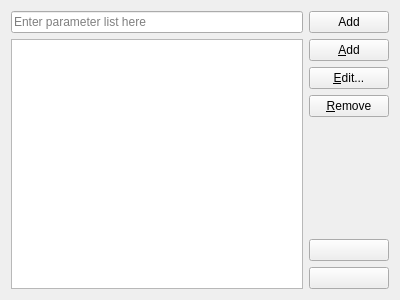
<?xml version="1.0" encoding="UTF-8"?>
<ui version="4.0">
 <class>ParameterTab</class>
 <widget class="QWidget" name="ParameterTab">
  <property name="geometry">
   <rect>
    <x>0</x>
    <y>0</y>
    <width>400</width>
    <height>300</height>
   </rect>
  </property>
  <property name="windowTitle">
   <string>ParameterTab</string>
  </property>
  <property name="locale">
   <locale language="English" country="UnitedKingdom"/>
  </property>
  <layout class="QGridLayout" name="gridLayout">
   <item row="1" column="0">
    <widget class="QTableView" name="tableView">
     <property name="autoScroll">
      <bool>true</bool>
     </property>
     <property name="editTriggers">
      <set>QAbstractItemView::AnyKeyPressed|QAbstractItemView::DoubleClicked|QAbstractItemView::EditKeyPressed|QAbstractItemView::SelectedClicked</set>
     </property>
     <property name="showDropIndicator" stdset="0">
      <bool>false</bool>
     </property>
     <property name="alternatingRowColors">
      <bool>true</bool>
     </property>
     <property name="selectionBehavior">
      <enum>QAbstractItemView::SelectItems</enum>
     </property>
     <attribute name="horizontalHeaderHighlightSections">
      <bool>true</bool>
     </attribute>
     <attribute name="horizontalHeaderStretchLastSection">
      <bool>true</bool>
     </attribute>
     <attribute name="verticalHeaderVisible">
      <bool>true</bool>
     </attribute>
     <attribute name="verticalHeaderHighlightSections">
      <bool>true</bool>
     </attribute>
    </widget>
   </item>
   <item row="1" column="1">
    <layout class="QVBoxLayout" name="verticalLayout">
     <item>
      <widget class="QPushButton" name="addItem">
       <property name="text">
        <string>&amp;Add</string>
       </property>
      </widget>
     </item>
     <item>
      <widget class="QPushButton" name="editItem">
       <property name="text">
        <string>&amp;Edit...</string>
       </property>
      </widget>
     </item>
     <item>
      <widget class="QPushButton" name="removeItems">
       <property name="text">
        <string>&amp;Remove</string>
       </property>
      </widget>
     </item>
     <item>
      <spacer name="verticalSpacer">
       <property name="orientation">
        <enum>Qt::Vertical</enum>
       </property>
       <property name="sizeHint" stdset="0">
        <size>
         <width>20</width>
         <height>40</height>
        </size>
       </property>
      </spacer>
     </item>
     <item>
      <widget class="QPushButton" name="moveItemsUp">
       <property name="toolTip">
        <string>Moves the selected parameter one row up</string>
       </property>
       <property name="toolTipDuration">
        <number>4</number>
       </property>
       <property name="text">
        <string/>
       </property>
       <property name="icon">
        <iconset resource="ViraquchaUML.qrc">
         <normaloff>:/images/moveup_16x16.png</normaloff>:/images/moveup_16x16.png</iconset>
       </property>
      </widget>
     </item>
     <item>
      <widget class="QPushButton" name="moveItemsDown">
       <property name="toolTip">
        <string>Moves the selected parameter one row down</string>
       </property>
       <property name="toolTipDuration">
        <number>4</number>
       </property>
       <property name="text">
        <string/>
       </property>
       <property name="icon">
        <iconset resource="ViraquchaUML.qrc">
         <normaloff>:/images/movedown_16x16.png</normaloff>:/images/movedown_16x16.png</iconset>
       </property>
      </widget>
     </item>
    </layout>
   </item>
   <item row="0" column="0" colspan="2">
    <layout class="QHBoxLayout" name="horizontalLayout">
     <item>
      <widget class="QLineEdit" name="lineEdit">
       <property name="placeholderText">
        <string>Enter parameter list here</string>
       </property>
      </widget>
     </item>
     <item>
      <widget class="QPushButton" name="pushButton">
       <property name="text">
        <string>Add</string>
       </property>
      </widget>
     </item>
    </layout>
   </item>
  </layout>
 </widget>
 <layoutdefault spacing="6" margin="11"/>
 <resources>
  <include location="ViraquchaUML.qrc"/>
 </resources>
 <connections/>
</ui>
